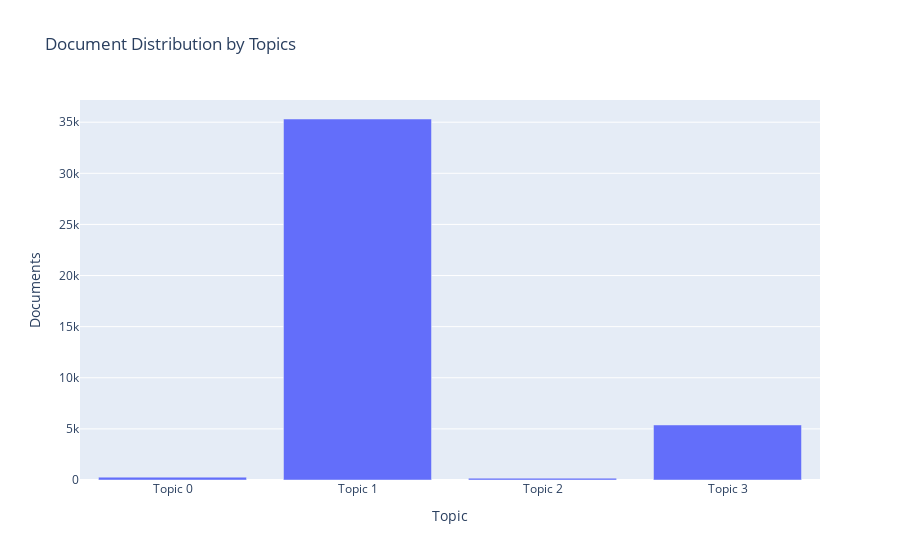

Notebook source saved alongside this figure:
### Code cell
plot_model(saved_lda, plot = 'topic_distribution')

### Figure 1 — Plotly figure (JSON) as saved in the notebook; plotly's stock layout.template omitted (floating-point values rounded to 4 significant figures)
{"data": [{"alignmentgroup": "True", "customdata": [["good, high, product, look, want, show, put, well, sale, sell"], ["store, grocery, supermarket, go, people, amp, online, get, shopping, need"], ["food, buy, stock, supply, essential, year, stop, month, expect, drive"], ["price, consumer, demand, oil, due, new, market, change, business, impact"]], "hovertemplate": "Topic=%{x}<br>Documents=%{y}<br>Keyword=%{customdata[0]}<extra></extra>", "legendgroup": "", "marker": {"color": "#636efa", "pattern": {"shape": ""}}, "name": "", "offsetgroup": "", "orientation": "v", "showlegend": false, "textposition": "auto", "type": "bar", "x": ["Topic 0", "Topic 1", "Topic 2", "Topic 3"], "xaxis": "x", "y": [281, 35312, 180, 5384], "yaxis": "y"}], "layout": {"autosize": true, "barmode": "relative", "legend": {"tracegroupgap": 0}, "title": {"text": "Document Distribution by Topics"}, "xaxis": {"anchor": "y", "autorange": true, "domain": [0, 1], "range": [-0.5, 3.5], "title": {"text": "Topic"}, "type": "category"}, "yaxis": {"anchor": "x", "autorange": true, "domain": [0, 1], "range": [0, 37170.0], "title": {"text": "Documents"}, "type": "linear"}}}
